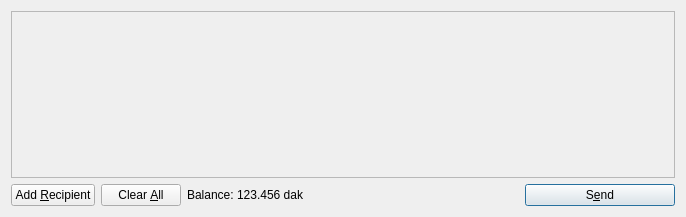
<?xml version="1.0" encoding="UTF-8"?>
<ui version="4.0">
 <class>SendCoinsDialog</class>
 <widget class="QDialog" name="SendCoinsDialog">
  <property name="geometry">
   <rect>
    <x>0</x>
    <y>0</y>
    <width>686</width>
    <height>217</height>
   </rect>
  </property>
  <property name="windowTitle">
   <string>Send Coins</string>
  </property>
  <layout class="QVBoxLayout" name="verticalLayout">
   <item>
    <widget class="QScrollArea" name="scrollArea">
     <property name="widgetResizable">
      <bool>true</bool>
     </property>
     <widget class="QWidget" name="scrollAreaWidgetContents">
      <property name="geometry">
       <rect>
        <x>0</x>
        <y>0</y>
        <width>666</width>
        <height>165</height>
       </rect>
      </property>
      <layout class="QVBoxLayout" name="verticalLayout_2">
       <property name="margin">
        <number>0</number>
       </property>
       <item>
        <layout class="QVBoxLayout" name="entries">
         <property name="spacing">
          <number>6</number>
         </property>
        </layout>
       </item>
       <item>
        <spacer name="verticalSpacer">
         <property name="orientation">
          <enum>Qt::Vertical</enum>
         </property>
         <property name="sizeHint" stdset="0">
          <size>
           <width>20</width>
           <height>40</height>
          </size>
         </property>
        </spacer>
       </item>
      </layout>
     </widget>
    </widget>
   </item>
   <item>
    <layout class="QHBoxLayout" name="horizontalLayout">
     <item>
      <widget class="QPushButton" name="addButton">
       <property name="toolTip">
        <string>Send to multiple recipients at once</string>
       </property>
       <property name="text">
        <string>Add &amp;Recipient</string>
       </property>
       <property name="icon">
        <iconset resource="../bitcoin.qrc">
         <normaloff>:/icons/add</normaloff>:/icons/add</iconset>
       </property>
       <property name="autoDefault">
        <bool>false</bool>
       </property>
      </widget>
     </item>
     <item>
      <widget class="QPushButton" name="clearButton">
       <property name="sizePolicy">
        <sizepolicy hsizetype="Minimum" vsizetype="Fixed">
         <horstretch>0</horstretch>
         <verstretch>0</verstretch>
        </sizepolicy>
       </property>
       <property name="toolTip">
        <string>Remove all transaction fields</string>
       </property>
       <property name="text">
        <string>Clear &amp;All</string>
       </property>
       <property name="icon">
        <iconset resource="../bitcoin.qrc">
         <normaloff>:/icons/remove</normaloff>:/icons/remove</iconset>
       </property>
       <property name="autoRepeatDelay">
        <number>300</number>
       </property>
       <property name="autoDefault">
        <bool>false</bool>
       </property>
      </widget>
     </item>
     <item>
      <layout class="QHBoxLayout" name="horizontalLayout_2">
       <property name="spacing">
        <number>3</number>
       </property>
       <item>
        <widget class="QLabel" name="label">
         <property name="text">
          <string>Balance:</string>
         </property>
        </widget>
       </item>
       <item>
        <widget class="QLabel" name="labelBalance">
         <property name="cursor">
          <cursorShape>IBeamCursor</cursorShape>
         </property>
         <property name="text">
          <string>123.456 dak</string>
         </property>
         <property name="textInteractionFlags">
          <set>Qt::LinksAccessibleByMouse|Qt::TextSelectableByKeyboard|Qt::TextSelectableByMouse</set>
         </property>
        </widget>
       </item>
      </layout>
     </item>
     <item>
      <spacer name="horizontalSpacer">
       <property name="orientation">
        <enum>Qt::Horizontal</enum>
       </property>
       <property name="sizeHint" stdset="0">
        <size>
         <width>40</width>
         <height>20</height>
        </size>
       </property>
      </spacer>
     </item>
     <item>
      <widget class="QPushButton" name="sendButton">
       <property name="minimumSize">
        <size>
         <width>150</width>
         <height>0</height>
        </size>
       </property>
       <property name="toolTip">
        <string>Confirm the send action</string>
       </property>
       <property name="text">
        <string>S&amp;end</string>
       </property>
       <property name="icon">
        <iconset resource="../bitcoin.qrc">
         <normaloff>:/icons/send</normaloff>:/icons/send</iconset>
       </property>
       <property name="default">
        <bool>true</bool>
       </property>
      </widget>
     </item>
    </layout>
   </item>
  </layout>
 </widget>
 <resources>
  <include location="../bitcoin.qrc"/>
 </resources>
 <connections/>
</ui>
